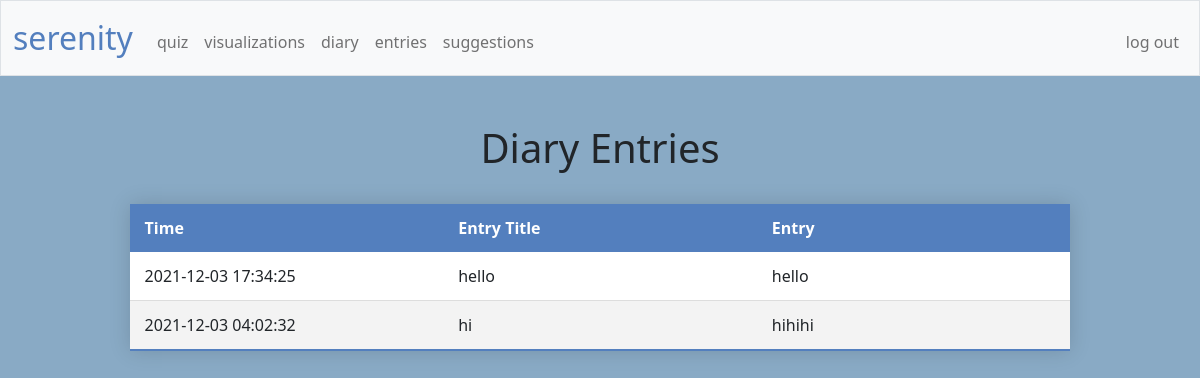
The page /entries (signed in) on the database its author committed.
### tables this page shows
CREATE TABLE 'diaryentries' (
    id INTEGER PRIMARY KEY AUTOINCREMENT,
    user_id INTEGER NOT NULL,'entrytitle' TEXT NOT NULL,
    entry TEXT NOT NULL,
    time TIMESTAMP DEFAULT CURRENT_TIMESTAMP,
    FOREIGN KEY(user_id) REFERENCES users(id)
);

### app.py (the view)
@app.route("/entries")
@login_required
def entries():
    entrieslog = db.execute(
        "SELECT entrytitle, entry, time FROM diaryentries WHERE user_id = ? ORDER BY time DESC", session["user_id"])
    return render_template("entries.html", entrieslog=entrieslog)

### app.py (called while the page is built)
@app.after_request
def after_request(response):
    response.headers["Cache-Control"] = "no-cache, no-store, must-revalidate"
    response.headers["Expires"] = 0
    response.headers["Pragma"] = "no-cache"
    return response

### helpers.py (called while the page is built)
def login_required(f):
    @wraps(f)
    def decorated_function(*args, **kwargs):
        if session.get("user_id") is None:
            return redirect("/login")
        return f(*args, **kwargs)
    return decorated_function

### templates/entries.html (shortened to what this page needs)
{% extends "layout.html" %}
{% block main %}
<!DOCTYPE html>
<html lang="en">
    <head>
    </head>
    <body class="background">
        <header><h1 style="text-align:center">Diary Entries</h1></header>
        <br>
            <table class="styled-table">
                <thead>
                    <tr>
                        <th>Time</th>
                        <th>Entry Title</th>
                        <th>Entry</th>
                    </tr>
                </thead>
                <tbody>
                    {% for e in entrieslog %}
                        <tr>
                            <td>{{ e["time"] }}</td>
                            <td>{{ e["entrytitle"] }}</td>
                            <td>{{ e["entry"] }}</td>
                        </tr>
                    {% endfor %}
                </tbody>
            </table>
    </body>
</html>
{% endblock %}

### static/styles.css (style rules this page uses)
body { font-size: 1rem; font-weight: 400; line-height: 1.5; margin: 0; text-align: left; }
.styled-table { border-collapse: collapse; background-color: transparent; margin: auto; margin-bottom: 1rem; width: 80%; table-layout: fixed; min-width: 400px; box-shadow: 0 0 20px rgba(0, 0, 0, 0.15); }
.styled-table thead tr { background-color: #537fbe; color: #ffffff; text-align: left; }
.styled-table th, .styled-table td { padding: 12px 15px; text-align: left; }
.styled-table tbody tr { border-bottom: 1px solid #dddddd; }
.styled-table tbody tr:nth-of-type(odd) { background-color: #ffffff; }
.styled-table tbody tr:nth-of-type(even) { background-color: #f3f3f3; }
.styled-table tbody tr:last-of-type { border-bottom: 2px solid #537fbe; }
.background { background-color: #89aac5; }

### rows shown on the page
diaryentries: time "2021-12-03 17:34:25", entrytitle "hello", entry "hello"
diaryentries: time "2021-12-03 04:02:32", entrytitle "hi", entry "hihihi"
